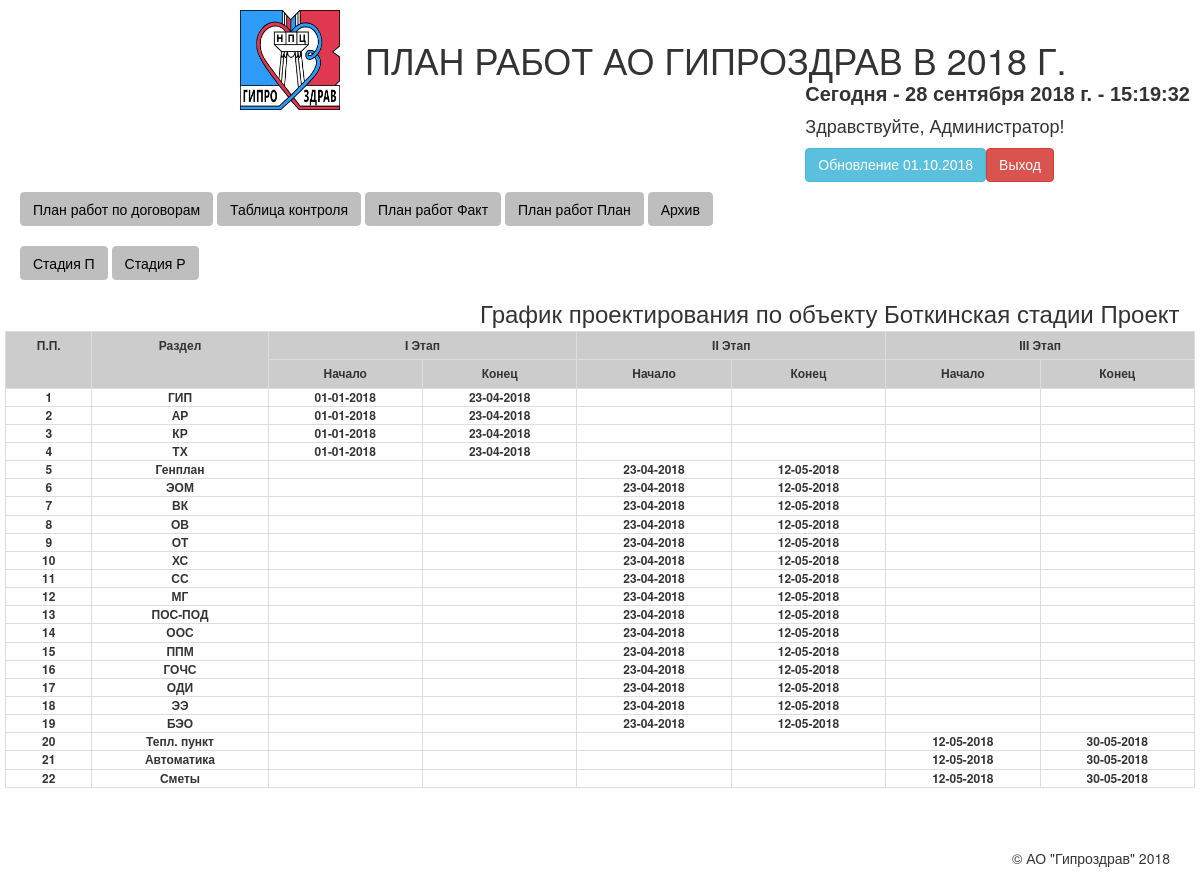
Screenshot of /?page=period.php&object_id=5&name=Боткинская (signed in) with the database file from the repository.
### tables this page shows
CREATE TABLE IF NOT EXISTS `razdelP` (
  `id` int(11) NOT NULL AUTO_INCREMENT,
  `title` varchar(50) DEFAULT NULL,
  `pos_num` int(11) DEFAULT NULL,
  `stage` int(11) DEFAULT NULL,
  PRIMARY KEY (`id`)
);

CREATE TABLE IF NOT EXISTS `periodP` (
  `id` int(11) NOT NULL AUTO_INCREMENT,
  `object_id` int(11) DEFAULT '0',
  `datastart` date DEFAULT NULL,
  `data_p1` date DEFAULT NULL,
  `data_p2` date DEFAULT NULL,
  `data_p3` date DEFAULT NULL,
  PRIMARY KEY (`id`)
);

### core/functions.php (called while the page is built, shortened)
<?php
function load_page(){
    if(isset($_GET['page']) && !empty($_GET['page'])){
        $page = $_GET['page'];
    }
    include(__DIR__.'/../pages/'.$page);
}
?>

### core/connect.php (called while the page is built, shortened)
<?php
function query($query){ global $link;
    if($response=mysqli_query($link, $query)){
        return $response;
    }
    return false;
}
?>

### pages/period.php (the view, shortened to what this page needs)
<?php
$object_id = $_GET['object_id'];
$name = $_GET['name'];
?>
<div class="buttnons">
<a href="/?page=main.php" class="btn btn-gipro">План работ по договорам</a>
<a href="/?page=plancontrol.php" class="btn btn-gipro">Таблица контроля</a>
<a href="/?page=planforyear.php" class="btn btn-gipro">План работ Факт</a>
<a href="/?page=planforyear-plan.php" class="btn btn-gipro">План работ План</a>
<?php
if($_COOKIE['role']=='admin'){
    echo '<a href="/?page=arhiv.php" class="btn btn-gipro">Архив</a>';
}else{}
?>
<br><br>
<a href="/?page=period.php&object_id=<?php echo $object_id; ?>&name=<?php echo $name; ?>" class="btn btn-gipro">Стадия П</a>
<a href="/?page=periodR.php&object_id=<?php echo $object_id; ?>&name=<?php echo $name; ?>" class="btn btn-gipro">Стадия Р</a>
</div>
<div class="title-pc" >
<h3>График проектирования по объекту <?php echo $name; ?> стадии Проект</h3>
</div>
<?php
 $pp =1;
$list = array();
$toPeriodP = query("SELECT id, object_id, datastart, data_p1, data_p2, data_p3 FROM periodP WHERE object_id=".$object_id);
while($data = mysqli_fetch_assoc($toPeriodP)){
    $list[]=array(
        'id'=>$data['id'],
        'object_id'=>$data['object_id'],
        'datastart'=>$data['datastart'],
        'data_p1'=>$data['data_p1'],
        'data_p2'=>$data['data_p2'],
        'data_p3'=>$data['data_p3']
    );
}
$objectarr = array();
$toRazdelP = query("SELECT id, title, stage, pos_num FROM razdelP ORDER BY pos_num ASC");
while($objdata = mysqli_fetch_assoc($toRazdelP)){
   $toPcontrol = query("SELECT id, pos_num, notuse FROM plancontrol WHERE object_id=".$object_id." AND pos_num=".$objdata['pos_num']." ORDER BY pos_num ASC");
    $Parr=array();
    while($razdelP = mysqli_fetch_assoc($toPcontrol)){
        $Parr[]=array(
              'id'=>$razdelP['id'],
              'pos_num'=>$razdelP['pos_num'],
              'notuse'=>$razdelP['notuse']
          );
    }
    $objectarr[]=array(
    'id'=>$objdata['id'],
    'title'=>$objdata['title'],
    'pos_num'=>$objdata['pos_num'],
    'stage'=>$objdata['stage'],
    'pStage'=>$Parr
);
}
$makedate1="";
$makedate2="";
$makedate3="";
if(empty($list)){
    $datastart="Даты не определены";
    $makedate1="Даты не определены";
    $makedate2="Даты не определены";
    $makedate3="Даты не определены";
}else{
    foreach ($list as $key => $value) {
        $datastart=$value['datastart'];
        $makedate1=$value['data_p1'];
        $makedate2=$value['data_p2'];
        $makedate3=$value['data_p3'];
        $datastart= date('d-m-Y', strtotime($datastart));
        $makedate1= date('d-m-Y', strtotime($makedate1));
        $makedate2= date('d-m-Y', strtotime($makedate2));
        $makedate3= date('d-m-Y', strtotime($makedate3));
    }
}
echo "   <div class='div-table-period'>";
   echo "
   <table class='table table-bordered table-hover table-condensed list-object'>
        <tr>
            <th class='pp text-center' id='thid' rowspan='2'>П.П.</th>
            <th class='obname text-center' id='thida' rowspan='2'>Раздел</th>
            <th class='pro text-center' id='thidh' colspan='2'> I Этап </th>
            <th class='exp text-center' id='thidi' colspan='2'> II Этап </th>
            <th class='rab text-center' id='thidj' colspan='2'> III Этап </th>
            </tr>
        ";
        echo "  <tr>
        <th class='paintrows pstart text-center'>Начало</th>
        <th class='paintrows pend text-center'>Конец</th>
        <th class='paintrows expstart text-center'>Начало</th>
        <th class='paintrows expend text-center'>Конец</th>
        <th class='paintrows rstart text-center'>Начало</th>
        <th class='paintrows rend text-center'>Конец</th>
       </tr>
    ";
    foreach ($objectarr as $key => $row) {
        $stage[$key]  = $row['stage'];
    }
    array_multisort($stage, SORT_ASC, $objectarr);
foreach ($objectarr as $key1 => $row1) {
        echo '<tr>';
        if ($row1['pStage'][0]['notuse'] == 1) {
        } else {
            if ($row1['stage']==1) {
                echo '<td>' . $pp . '</td>';
            echo '<td>'. $row1['title'] .'</td>';
            echo '<td>'.$datastart.'</td>';
            echo '<td>'.$makedate1.'</td>';
            echo '<td></td>';
            echo '<td></td>';
            echo '<td></td>';
            echo '<td></td>';
            $pp =$pp +1;
            } else {
            }
            if ($row1['stage']==2) {
                echo '<td>' . $pp . '</td>';
            echo '<td>'. $row1['title'] .'</td>';
            echo '<td></td>';
            echo '<td></td>';
            echo '<td>'.$makedate1.'</td>';
            echo '<td>'.$makedate2.'</td>';
            echo '<td></td>';
            echo '<td></td>';
            $pp =$pp +1;
            } else {
            }
            if ($row1['stage']==3) {
                echo '<td>' . $pp . '</td>';
            echo '<td>'. $row1['title'] .'</td>';
            echo '<td></td>';
            echo '<td></td>';
            echo '<td></td>';
            echo '<td></td>';
            echo '<td>'.$makedate2.'</td>';
            echo '<td>'.$makedate3.'</td>';
            $pp =$pp +1;
            } else {
            }
        }
        echo '</tr>';
}
echo "</table>";
echo "</div>";
?>

### index.php (shortened to what this page needs)
<?php
include_once(__DIR__."/core/connect.php");
include_once(__DIR__."/core/functions.php");
if(empty($_COOKIE['login'])){
}else{
include(__DIR__.'/template/index.php');
}
?>

### template/index.php (shortened to what this page needs)
<!doctype html>
<html>
<head>
  <link rel="stylesheet" href="css/main.css">
  <link rel="stylesheet" href="css/modals.css">
  <link rel="stylesheet" href="css/switch.css">
  <link rel="stylesheet" href="css/bootstrap.css">
  <link rel="stylesheet" href="css/tooltipster.bundle.min.css">
    <link rel="stylesheet" href="/plugins/fontawesome/css/fontawesome-all.min.css">
    <link rel="stylesheet" href="/template/plugins/magnific/magnific-popup.css">
</head>
<body>
  <div class="one">
      <div class="two1">
          <img src="/image/logo.png" class="logoimg">
      </div>
      <div class="two2">
          <h1>ПЛАН РАБОТ АО ГИПРОЗДРАВ В 2018 Г.</h1>
      </div>
      <div class="clock">
        <span id="doc_time"></span>
        <?php
        $newsdate= "Обновление 01.10.2018";
        if($_SESSION['mode']=='admin'){
          $priveleg = 'Здравствуйте, Администратор!';
          $news= '<a href="/?modal=updatenews" class="modal-a btn btn-info">'.$newsdate.'</a>';
          $exit= '<a href="exit.php" class="btn btn-danger">Выход</a>';
        }elseif(isset($_COOKIE['name'])){
          $priveleg = $_COOKIE['name'];
          $news= '<a href="/?modal=updatenews" class="modal-a btn btn-info">'.$newsdate.'</a>';
          $exit= '<a href="exit.php" class="btn btn-danger">Выход</a>';
        }elseif($_SESSION['mode']=='spec'){
          $priveleg = 'Здравствуйте, Специалист.';
          $news= '<a href="/?modal=updatenews" class="modal-a btn btn-info">'.$newsdate.'</a>';
          $exit= '<a href="exit.php" class="btn btn-danger">Выход</a>';
        }elseif($_SESSION['mode']=='gip'){
          $priveleg = 'Вы зашли как Главный Инженер.';
          $news= '<a href="/?modal=updatenews" class="modal-a btn btn-info">'.$newsdate.'</a>';
          $exit= '<a href="exit.php" class="btn btn-danger">Выход</a>';
        }elseif($_SESSION['mode']=='arhiv'){
          $priveleg = 'Вы зашли как Архив.';
          $news= '<a href="/?modal=updatenews" class="modal-a btn btn-info">'.$newsdate.'</a>';
          $exit= '<a href="exit.php" class="btn btn-danger">Выход</a>';
        }elseif($_SESSION['mode']=='expert'){
          $priveleg = 'Вы зашли как Эксперт.';
          $news= '<a href="/?modal=updatenews" class="modal-a btn btn-info">'.$newsdate.'</a>';
          $exit= '<a href="exit.php" class="btn btn-danger">Выход</a>';
        }else{$priveleg=""; $news="";}
  ?>
  <h4><?php echo $priveleg;?></h4>
  <?php echo $news;
        echo $exit;
  ?>
</div>
</div>
  <div class="content">
    <?php
    load_page();
    ?>
  </div>
  <div class="footer">
    <p>© АО &quot;Гипроздрав&quot; <?=date('Y');?></p>
  </div>
</body>
</html>

### css/main.css (style rules this page uses)
body { font-size: 12px; }
.div-table-period { margin: 0px 5px 0px 5px; text-align: center; }
.buttnons { width:auto; margin: 10px 0px 20px 20px; }
.title-pc { margin-left:40%; margin-bottom:5px; }
th { background-color:#CCC; text-align:center; }
table { font-size: 12px; }
.logoimg { width: 100%; height: 100%; }
.one { margin-top: 10px; width:auto; }
.two1 { width:100px; height:100px; float: left; margin-left: 20%; }
.two2 { width:auto; height:auto; float: left; margin:30px 0px 0px 25px; }
.clock { margin-right: 10px; width: auto; height: auto; float:right; font-family: sans-serif; font-weight: bold; font-size: 20px; }
.one:after { display: block; width: 100%; content: ''; clear: both; }
.content { padding-bottom: 40px; }
.footer { float: right; margin-right: 30px; }
.list-object tr>th { font-size: 12px; }
.list-object td { padding:0 !important; }

### rows the page displays
razdelp: title "ГИП"
periodp: datastart "01-01-2018", data_p1 "23-04-2018", data_p2 "12-05-2018", data_p3 "30-05-2018"
razdelp: title "АР"
razdelp: title "КР"
razdelp: title "ТХ"
razdelp: title "Генплан"
razdelp: title "ЭОМ"
razdelp: title "ВК"
razdelp: title "ОВ"
razdelp: title "ОТ"
razdelp: title "ХС"
razdelp: title "СС"
razdelp: title "МГ"
razdelp: title "ПОС-ПОД"
razdelp: title "ООС"
razdelp: title "ППМ"
razdelp: title "ГОЧС"
razdelp: title "ОДИ"
razdelp: title "ЭЭ"
razdelp: title "БЭО"
razdelp: title "Тепл. пункт"
razdelp: title "Автоматика"
razdelp: title "Сметы"

### other values shown
$priveleg "Здравствуйте, Администратор!"
$newsdate "Обновление 01.10.2018"
$name "Боткинская"
